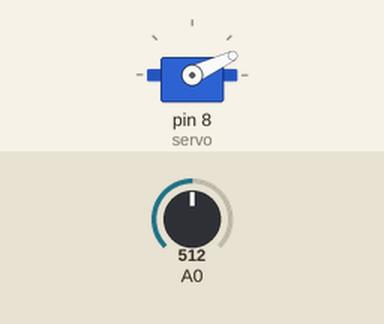
This sketch was run on a simulated Arduino Uno, built with avr-gcc and run on an emulated ATmega328P. Shown: servo. Inputs (shaded band) come from the test bench; at power-on: A0 = 512.

Above: at 1.1 s.
At 2.1 s:
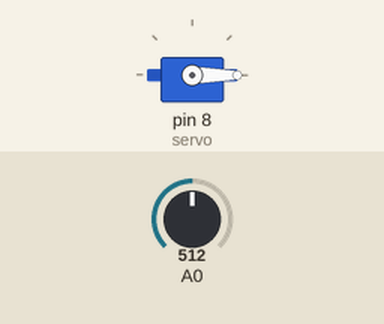
Timing chart, 0 to 3.6 s (numbered marks = the images above):
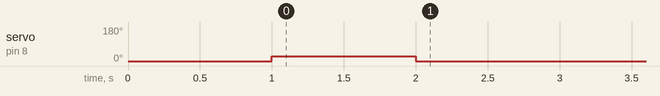

Measured:
- by itself, servo on pin 8 (servo): 0° → 25° at 1.0 s, → 0° 1.0 s later

The sketch:

cigarette_smoke_detector.ino
```cpp
#include <Servo.h>

Servo servo;
int timer = 0;
bool smokeDetected = false;

void setup() {
  Serial.begin(9600);

  servo.attach(8); /* Servo connected at digital pin 8 */
  servo.write(0); /* Reset servo's position to 0 */

  delay(1000);
}

/* This loop will run for every 1 second */
void loop() {
  servo.write(0);

  /* Read the Parts-per-million (PPM) value of MQ135 Air Quality Sensor from analog pin 0 */
  int gasPPM = analogRead(0);

  /*
   *  Generally, if the indoor PPM is above 190, the air quality = moderate.
   *  This is my threshold for detecting cigarette smoke. Adjust this to suit your own use case.
   */
  if (gasPPM > 190 && smokeDetected == false) {
    /*
     *  If PPM > 190 (smoke is detected currently) AND smoke has never been detected for the past 5 minutes, tilt the servo to 25 degree angle.
     *  The servo will switch on the standing fan's power.
     */
    servo.write(25);
    smokeDetected = true;
  }

  /* Start the timer when smoke is detected, so that we can reset the smoke detection status after 5 minutes. */
  if (smokeDetected) {
    timer++;
  }

  /*
   *  Once the timer has reached 300 seconds (5 minutes), reset the smoke detection status and timer,
   *  so that the servo can be re-activated if a smoke has been detected again.
   *  This is to prevent the servo from activating for every second if the PPM remains bad.
   */
  if (timer >= 300) {
    smokeDetected = false;
    timer = 0;
  }

  delay(1000);
}
```
